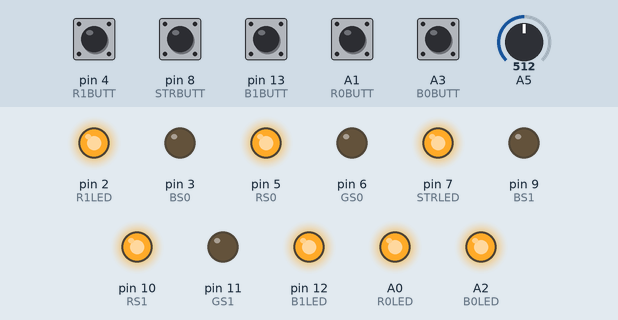
Bench run of a sketch on a simulated Arduino Uno, built with avr-gcc and run on an emulated ATmega328P. On the bench: output pins drawn as LEDs (lit = HIGH). The inputs (shaded band) are chosen by the test bench; at power-on: A1 (R0BUTT), A3 (B0BUTT), pin 4 (R1BUTT), pin 8 (STRBUTT), pin 13 (B1BUTT) HIGH, A5 = 512. Random numbers use the default seed unless the sketch sets one.

Above: at 2.8 s.
2.9 s: pin 8 (STRBUTT) pulled LOW for 0.15 s
At 3.5 s:
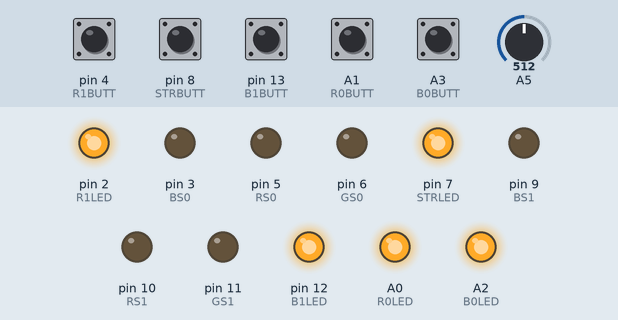
At 7.5 s:
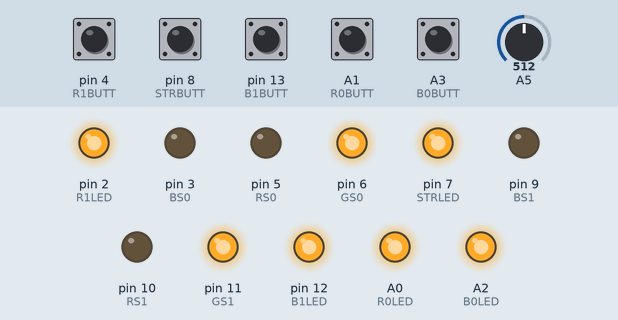
Timing chart, 0 to 60.5 s (numbered marks = the images above; inputs shaded):
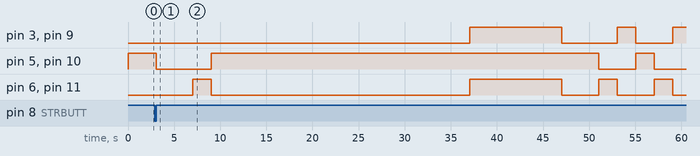

The sketch:

course_control.ino
```cpp
//Version 1.0
#include "course_control.h"

void setup()
{
  // set up PWM pins as outputs
  pinMode(RS0, OUTPUT);
  pinMode(GS0, OUTPUT);
  pinMode(BS0, OUTPUT);
  pinMode(RS1, OUTPUT);
  pinMode(GS1, OUTPUT);
  pinMode(BS1, OUTPUT);
  //setup button and button LED pins
  pinMode(B0BUTT, INPUT_PULLUP);
  pinMode(B1BUTT, INPUT_PULLUP);
  pinMode(STRBUTT, INPUT_PULLUP);
  pinMode(R0BUTT, INPUT_PULLUP);
  pinMode(R1BUTT, INPUT_PULLUP);
  pinMode(B0LED, OUTPUT);
  pinMode(B1LED, OUTPUT);
  pinMode(STRLED, OUTPUT);
  pinMode(R0LED, OUTPUT);
  pinMode(R1LED, OUTPUT);
  digitalWrite(R0LED, HIGH);
  digitalWrite(R1LED, HIGH);
  digitalWrite(B0LED, HIGH);
  digitalWrite(B1LED, HIGH);
  digitalWrite(STRLED, HIGH);

  Serial.begin(9600);
}

void loop()
{
  resetvalues();
  R = 1; //1 to start rainbow
  G = 0;
  B = 0;//reset values to off
  colorChangeBoth(255,0,0); //turn LEDs off to begin
  delay(2000);
  //random fun patterns between rounds, ie before start button pressed
  unsigned long timeStamp = millis(); //timestamp for prematch light stuff
  int color = 1; //for color switcher
  while(digitalRead(STRBUTT) == HIGH)
  {
    if((millis() - timeStamp)>2000)
    {
      timeStamp = millis();
      switch(color)
      {
        case 0: //turn on red
          colorChangeBoth(255, 0, 0);
          color = 1;
          break;
        case 1: //turn on green
          colorChangeBoth(0,255,0);
          color = 2;
          break;
        case 2: //turn on blue
          colorChangeBoth(0,0,255);
          color = 0;
          break;
      }
    }
  } //comp start from button press
  starttimepressed = millis();
  while((millis() - starttimepressed) < 3000)
  {
    if(digitalRead(STRBUTT) == HIGH)
    {
      break;
    }
    if((millis() - starttimepressed) > 2500)
    {
      buttoncolortest();
    }
    delay(10);
  }

  colorChangeBoth(0,0,0); //lights off
  delay(1000);
  onesecfade();           //3
  onesecfade();           //2
  onesecfade();           //1
  colorChangeBoth(0,255,0); //GO
  startTime = millis(); //store round start time
  delay(2000);    //wait two seconds
  side0color = redorblue(0); //assign bomb color to side 0
  side1color = redorblue(1); //assign bomb color to side 1
  while((millis()-startTime) < ROUNDTIME)
  {
    if(triggeredZero == false)
    {
      checkButtons(0,&R0Pressed,&B0Pressed); //check if buttons pressed and debounced
      resolveButtons(0,side0color, R0Pressed, B0Pressed); //resolve button presses
    }
    else
    {
      if(!zerostayoff)
      {
        if(successZero)
        {
          if((millis() - Zeroposttimer) < 3000)
          {
            colorChange(0,0,255,0);
          }
          else
          {
            colorChange(0,0,0,0);
            zerostayoff = true;
          }
        }
        else
        {
          colorChange(0,0,0,0);
          zerostayoff = true;
        }
      }
    }
    if(triggeredOne == false)
    {
      checkButtons(1,&R1Pressed,&B1Pressed); //check if buttons pressed and debounced
      resolveButtons(1,side1color, R1Pressed, B1Pressed); //resolve button presses
    }
    else
    {
      if(!onestayoff)
      {
        if(successOne && (onestayoff == false))
        {
          if((millis() - Oneposttimer) < 3000)
          {
            colorChange(1,0,255,0);
          }
          else
          {
            colorChange(1,0,0,0);
            onestayoff = true;
          }
        }
        else
        {
          colorChange(1,0,0,0);
          onestayoff = true;
        }
      }
    }
  }//after 3 minutes the round ends
  colorChangeBoth(255,255,255);
  delay(10000);
}

void randomcolors()
{
  randomSeed(analogRead(4));
  colorChange(0,random(255), random(255), random(255));
  randomSeed(analogRead(5));
  colorChange(1, random(255), random(255), random(255));
}
int redorblue(int side)
{
  randomSeed(analogRead(A5)); //set randomization seed based on noise from
  randNumber = random(9002); //generate a random number 0-over 9000

  if(randNumber % 2) //if even, change to blue (well, cyan)
  {
    R = 0;
    G = 255;
    B = 255;
    colorChange(side, R,G,B);
    return BLUE;
  }
  else //if odd, change to red
  {
    R = 255;
    B = 0;
    G = 0;
    colorChange(side, R,G,B);
    return RED;
  }
}

void colorChangeBoth(int R, int G, int B) //change both sides color to the same
{
  colorChange(0,R,G,B);
  colorChange(1,R,G,B);
}

void colorChange(int side, int R, int G, int B) //change a given side's color
{
  if(!side)
  {
    analogWrite(RS0, R);
    analogWrite(GS0, G);
    analogWrite(BS0, B);
  }
  else
  {
    analogWrite(RS1, R);
    analogWrite(GS1, G);
    analogWrite(BS1, B);
  }
}

void checkButtons(int side, bool *RedPressed, bool *BluePressed)
{
  if(side)
  {
    *RedPressed = debounce(digitalRead(R1BUTT), &r1state, &r1last, &r1lastDebounceTime);
    *BluePressed = debounce(digitalRead(B1BUTT), &b1state, &b1last, &b1lastDebounceTime);
  }
  else
  {
    *RedPressed = debounce(digitalRead(R0BUTT), &r0state, &r0last, &r0lastDebounceTime);
    *BluePressed = debounce(digitalRead(B0BUTT), &b0state, &b0last, &b0lastDebounceTime);
  }
}

bool debounce(int current, int *state, int *last, unsigned long *lasttime)
{
  if(current != *last) //if state has changed, reset debounce timer
  {
    *lasttime = millis();
  }
  if((millis() - *lasttime) > debounceDelay) //current state has existed longer than debounce timer, so valid
  {
    if(current != *state) //if state has changed, store that
    {
      *state = current;
      if(*state == LOW) //if state is now LOW, button has been pressed, return true
      {
        return true;
      }
    }
  }
  *last = current;
  return false; //button not pressed, or not currently pressed
}

void resolveButtons(int side, int sidecolor, bool RedPressed, bool BluePressed)
{
  if(!(RedPressed||BluePressed)) //if nothing pressed, do nothing
  {
    return;
  }
  if(side == 0)
  {
    triggeredZero = true;
    Zeroposttimer = millis();
    if(RedPressed)
    {
      if(sidecolor == RED)
      {
        successZero = true;
      }
      else
      {
        successZero = false;
      }
    }
    if(BluePressed)
    {
      if(sidecolor == BLUE)
      {
        successZero = true;
      }
      else
      {
        successZero = false;
      }
    }
  }
  else
  {
    triggeredOne = true;
    Oneposttimer = millis();
    if(RedPressed)
    {
      if(sidecolor == RED)
      {
        successOne = true;
      }
      else
      {
        successOne = false;
      }
    }
    if(BluePressed)
    {
      if(sidecolor == BLUE)
      {
        successOne = true;
      }
      else
      {
        successOne = false;
      }
    }
  }
}


void onesecfade() //works out to roughly a 1000ms fade up and down
{
  float i;
  for(i=0;i<255;i+=2.61)
  {
    colorChange(0,int(i),int(i),int(i));
    colorChange(1,int(i),int(i),int(i));
    delay(5);
  }
  for(i=255;i>-1;i-=2.61)
  {
    colorChange(0,int(i),int(i),int(i));
    colorChange(1,int(i),int(i),int(i));
    delay(5);
  }
}

void rainbow(int *rdir, int *gdir, int *bdir)
{
  switch(*rdir)
  {
    case 0: //stay the same level
      break;
    case 1: //increase brightness
      R++;
      if(R == 255)
      {
        *rdir = 0;
      }
      break;
    case 2: //decrease brightness
      break;
  }
  switch(*gdir)
  {
    case 0: //stay the same level
      break;
    case 1: //increase brightness
      break;
    case 2: //decrease brightness
      break;
  }
  switch(*bdir)
  {
    case 0: //stay the same level
      break;
    case 1: //increase brightness
      break;
    case 2: //decrease brightness
      break;
  }
  colorChangeBoth(R,G,B);
}

void resetvalues()
{
  bool startpushed = false;
  bool startround = false;
  triggeredZero = false;
  triggeredOne = false;
  successZero = false;
  successOne = false;
  zerostayoff = false;
  onestayoff = false;
  reddir = 0;
  greendir = 0;
  bluedir = 0;
  r0last = HIGH;
  b0last = HIGH;
  r1last = HIGH;
  b1last = HIGH;
  r0lastDebounceTime = 0;
  b0lastDebounceTime = 0;
  r1lastDebounceTime = 0;
  b1lastDebounceTime = 0;
  R0Pressed = false;
  R1Pressed = false;
  B0Pressed = false;
  B1Pressed = false;
}

void buttoncolortest()
{
  testenter = millis();
  colorChangeBoth(0,0,0);
  while(1)
  {
    if(digitalRead(STRBUTT) == LOW)
    {
      if((millis() - testenter) > 3000)
      {
        loop();
      }
    }
    if(digitalRead(B0BUTT) == LOW)
    {
      colorChange(0, 0, 0, 255);
    }
    if(digitalRead(R0BUTT) == LOW)
    {
      colorChange(0, 255, 0, 0);
    }
    if(digitalRead(B1BUTT) == LOW)
    {
      colorChange(1, 0, 0, 255);
    }
    if(digitalRead(R1BUTT) == LOW)
    {
      colorChange(1, 255, 0, 0);
    }
  }

}
```

course_control.h
```cpp
//Version 1.0
#define RS0 5
#define BS0 3
#define GS0 6
#define RS1 10
#define BS1 9
#define GS1 11
#define B1LED 12
#define B1BUTT 13
#define R1LED 2
#define R1BUTT 4
#define STRLED 7
#define STRBUTT 8
#define R0LED A0
#define R0BUTT A1
#define B0LED A2
#define B0BUTT A3
#define ROUNDTIME 1L*30L*1000
#define RED 0
#define BLUE 1
unsigned long debounceDelay = 50; //buttons must be pressed for 50 ms

bool triggeredZero = false;
bool triggeredOne = false;
bool successZero = false;
bool successOne = false;
unsigned long Oneposttimer;
unsigned long Zeroposttimer;
bool zerostayoff = false;
bool onestayoff = false;
unsigned long starttimepressed;
bool startpushed = false;
bool startround = false;
unsigned long testenter;

int R, G, B;
unsigned long randNumber;
uint32_t startTime = 0;
int side0color, side1color;
int reddir = 0;
int greendir = 0;
int bluedir = 0;

int r0state, b0state, r1state, b1state;

int r0last = HIGH;
int b0last = HIGH;
int r1last = HIGH;
int b1last = HIGH;

unsigned long r0lastDebounceTime = 0;  // the last time r0 was toggled
unsigned long b0lastDebounceTime = 0;  // the last time b0 was toggled
unsigned long r1lastDebounceTime = 0;  // the last time r1 was toggled
unsigned long b1lastDebounceTime = 0;  // the last time b1 was toggled
bool R0Pressed = false;
bool R1Pressed = false;
bool B0Pressed = false;
bool B1Pressed = false;
```
